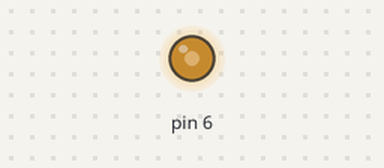
The sketch below on a simulated Arduino Uno, built with avr-gcc and run on an emulated ATmega328P. Shown: output pins drawn as LEDs (lit = HIGH).

Above: at 0.05 s.
Timing chart, 0 to 5.2 s (numbered marks = the images above):
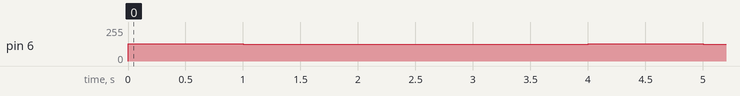

Measured:
- by itself, pin 6: alternates 128/255 for 1.0 s and 127/255 for 3.0 s

The sketch:

lab04_ex31.ino
```cpp
#include <avr/io.h>
#include <avr/interrupt.h>
#include <util/delay.h>


int main(void)
{

	DDRD = DDRD | (1<<6);// set the pin 6 of port d as output
    OCR0A |= 127;// obtained the value of OCR0A reg for 50% dutyCycle

      /*
    frequency can be changed by changing the generated freqency
    that can be changed by using different pre scalars


    pre scaler 1:8    --> 7812.5Hz
    pre scaler 1:64   --> 976.56Hz
    pre scaler 1:256  --> 244.14Hz
    pre scaler 1:1024 --> 61.03Hz

    CS00 , CS01, CS00\2 values for different pre scalars
    Decimal value corresponding to each scalar

    pre scaler 1:8    --> 2
    pre scaler 1:64   --> 3
    pre scaler 1:256  --> 4
    pre scaler 1:1024 --> 5
    */
    while(1){
    	unsigned int i = 5; //initialize the i value

    	while(i>1){

        	TCCR0B = i;//declare the current prescalar value for the

        	// set none-inverting mode
            TCCR0A |= (1 << COM0A1);
            TCCR0A |= (0 << COM0A0);

            // set fast PWM Mode
            TCCR0A |= ((1 << WGM01) | (1 << WGM00));
	        TCCR0B |= (0 << WGM02) ;

            //set a delay of 1s
        	_delay_ms(1000);
    		i--;// decrement the i value

  		}
    }


}
```
